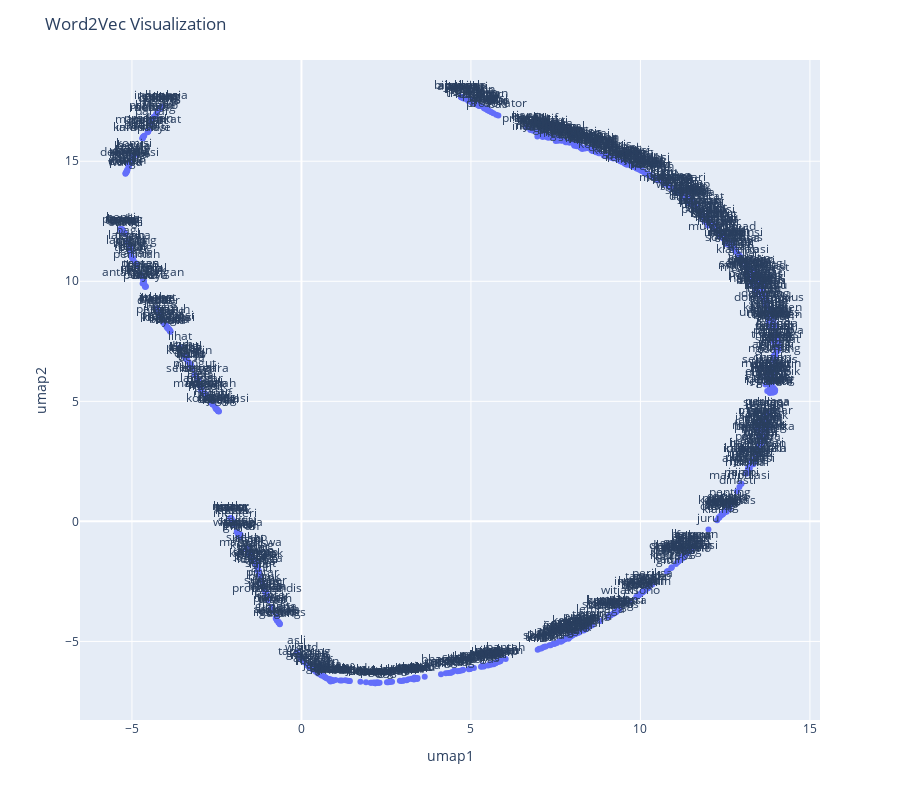

The cell this chart's notebook holds for it:
### Code cell
X = UMAP().fit_transform(w2v.vectors)

df2 = pd.DataFrame(X, columns=['umap1', 'umap2'])
df2['word'] = w2v.index_to_key

fig = px.scatter(df2, x='umap1', y='umap2', text='word')
fig.update_traces(textposition='top center')
fig.update_layout(height = 800,
                  title_text = 'Word2Vec Visualization')
fig.show()

### Figure 1 — Plotly figure (JSON) as saved in the notebook; plotly's stock layout.template omitted (floating-point values rounded to 4 significant figures; data arrays with more than 128 entries replaced by an {"elided": "..."} marker saying what was removed)
{"data": [{"hovertemplate": "umap1=%{x}<br>umap2=%{y}<br>word=%{text}<extra></extra>", "legendgroup": "", "marker": {"color": "#636efa", "symbol": "circle"}, "mode": "markers+text", "name": "", "orientation": "v", "showlegend": false, "text": {"elided": "983 str values"}, "textposition": "top center", "type": "scatter", "x": {"elided": "983 float values"}, "xaxis": "x", "y": {"elided": "983 float values"}, "yaxis": "y"}], "layout": {"height": 800, "legend": {"tracegroupgap": 0}, "margin": {"t": 60}, "title": {"text": "Word2Vec Visualization"}, "xaxis": {"anchor": "y", "domain": [0, 1], "title": {"text": "umap1"}}, "yaxis": {"anchor": "x", "domain": [0, 1], "title": {"text": "umap2"}}}}
